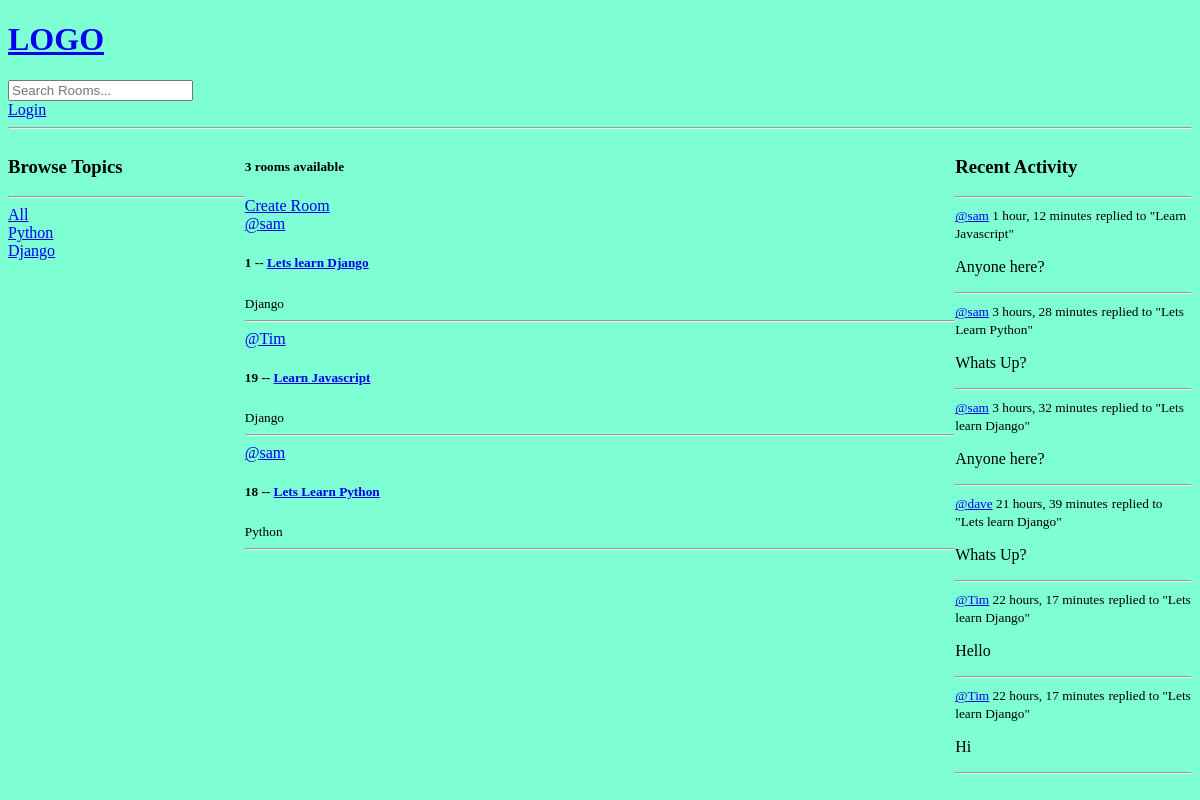
Before: / with the older database file.
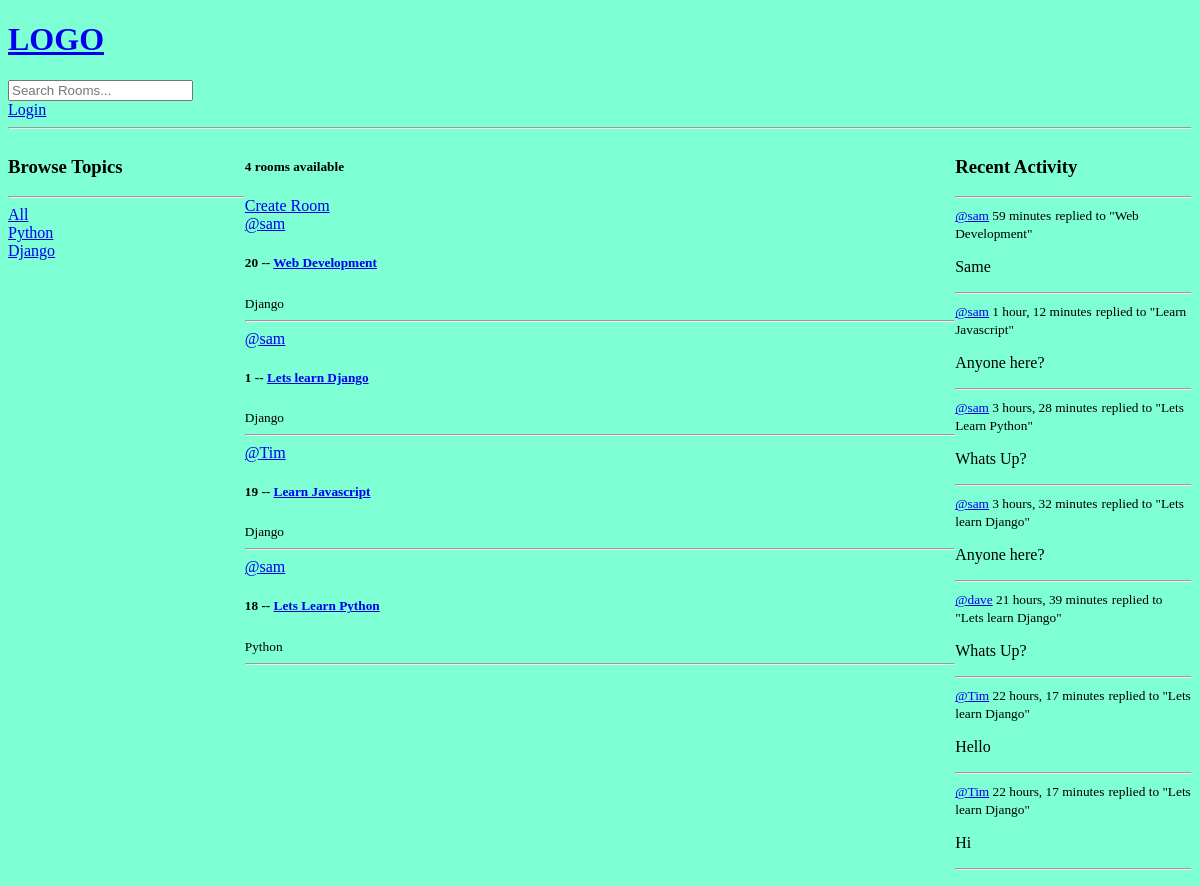
After: the same page with the newer database file.
### base/models.py (models this page shows, shortened)
class Topic(models.Model):
    name = models.CharField(max_length = 200)

class Room(models.Model):
    host = models.ForeignKey(User, on_delete = models.SET_NULL, null = True)
    topic = models.ForeignKey(Topic, on_delete = models.SET_NULL, null = True)
    name = models.CharField(max_length = 200)
    description = models.TextField(null = True, blank = True)
    participants = models.ManyToManyField(User, related_name = 'participants', blank = True)
    updated = models.DateTimeField(auto_now = True)
    created = models.DateTimeField(auto_now_add = True)
    class Meta:
        ordering = ['-updated', '-created']
    def __str__(self):
        return self.name

class Message(models.Model):
    user = models.ForeignKey(User, on_delete = models.CASCADE)
    room = models.ForeignKey(Room, on_delete = models.CASCADE)
    body = models.TextField()
    updated = models.DateTimeField(auto_now = True)
    created = models.DateTimeField(auto_now_add = True)
    class Meta:
        ordering = ['-updated', '-created']
    def __str__(self):
        return self.body[0:50]

### base/views.py (the view)
# urls.py: path('', views.home, name = "home"),
def home(request):
    q = request.GET.get('q') if request.GET.get('q') != None else ''
    rooms = Room.objects.filter(
        Q(topic__name__icontains=q) |
        Q(name__icontains=q) |
        Q(description__icontains=q)
    )
    topic = Topic.objects.all()
    room_count = rooms.count()
    room_messages = Message.objects.filter(Q(room__topic__name__icontains = q))
    context = {'rooms': rooms, 'topics' : topic, 'room_count' : room_count, 'room_messages' : room_messages}
    return render(request, 'base/home.html', context)

### base/templates/base/home.html (shortened to what this page needs)
{% extends 'main.html' %}
{% block content %}
<div class = "home-container">
    <div>
        {% include 'base/topics_components.html' %}
    </div>
    <div>
        <h5>{{room_count}} rooms available</h5>
        <a href = "{% url 'create-room' %}">Create Room</a>
        {% include 'base/feed_components.html' %}
    </div>
    <div>
        {% include 'base/activity_components.html' %}
    </div>
</div>
{% endblock %}

### base/templates/base/topics_components.html
<h3>Browse Topics</h3>
<hr>
<div>
    <a href = "{% url 'home' %}">All</a>
</div>
{% for topic in topics %}
<div>
    <a href = "{% url 'home' %}?q={{topic.name}}">{{topic.name}}</a>
</div>
{% endfor %}

### base/templates/base/feed_components.html (shortened to what this page needs)
<div>
    {% for room in rooms %}
        <div>
            <a href = "{% url 'user-profile' room.host.id %}">@{{room.host.username}}</a>
            <h5>{{room.id}} -- <a href = "{% url 'room' room.id %}">{{room.name}}</a></h5>
            <small>{{room.topic.name}}</small>
            <hr>
        </div>
        {% endfor %}
</div>

### base/templates/base/activity_components.html (shortened to what this page needs)
<h3>Recent Activity</h3>
<hr>
{% for message in room_messages %}
<div>
    <small><a href = "{% url 'user-profile' message.user.id %}">@{{message.user}}</a> {{message.created|timesince}}</small>
    <small>replied to "{{message.room}}"</small>
    <p>{{message}}</p>
    <hr>
</div>
{% endfor %}

Changed rows visible on the page:
added Room: host.username "sam", id "20", name "Web Development", topic.name "Django"
added Message: user "sam", created "59 minutes", room "Web Development", body "Same"
Other visible differences:
{{ room_count }}: "3" → "4"
